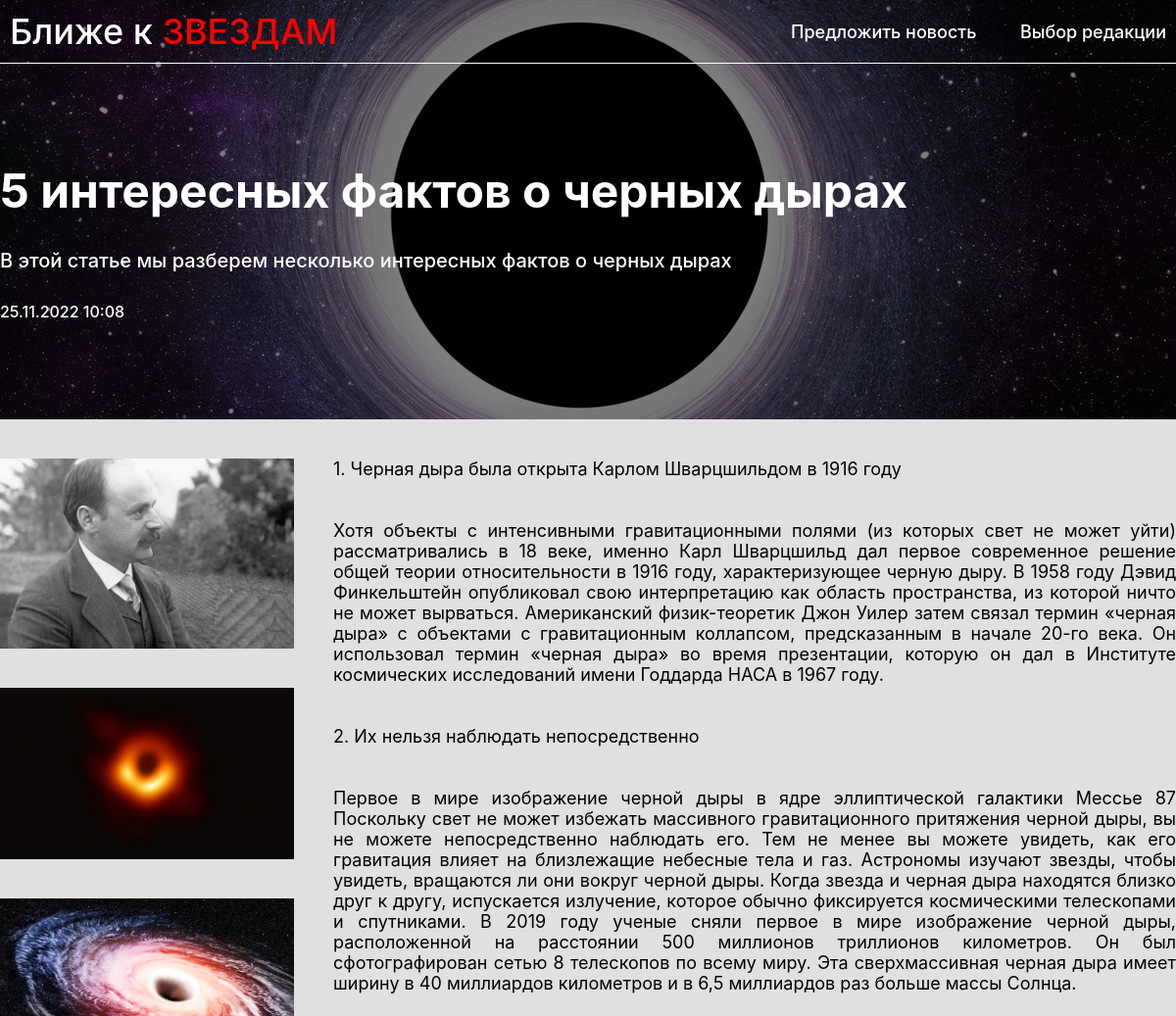
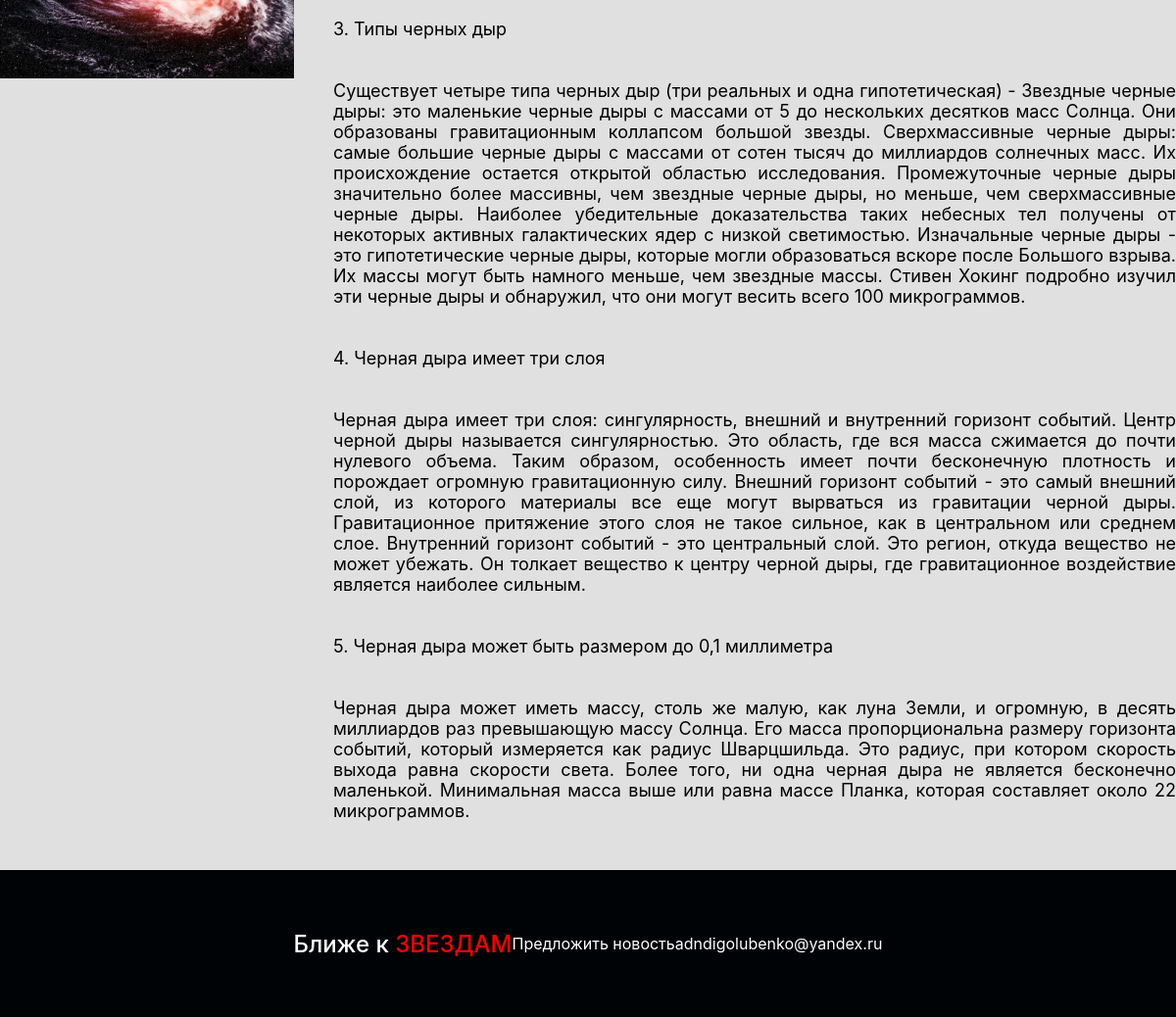
/article/14, run on the app's committed database (2 pictures, top to bottom).
### news/models.py (models this page shows, shortened)
class News(models.Model):
    title = models.CharField(max_length=250, verbose_name='Название новости')
    intro_text = models.CharField(max_length=200, blank=True, verbose_name='Предисловие')
    content = models.TextField(verbose_name='Контент')
    intro_picture = models.ImageField(upload_to='intro_pictures/%Y/%m/%d', verbose_name='Обложка')
    pictures = models.ManyToManyField('Pictures', blank=True, verbose_name='Изображенния')
    created_at = models.DateTimeField(auto_now_add=True, verbose_name='Дата создания')
    updated_at = models.DateTimeField(auto_now=True, verbose_name='Дата изменения')
    is_published = models.BooleanField(verbose_name='Опубликовано', default=False)
    is_favorite = models.BooleanField(verbose_name='Избранное', default=False)
    class Meta:
        verbose_name = 'Новость'
        verbose_name_plural = 'Новости'
        ordering = ['-created_at']

class Pictures(models.Model):
    picture = models.ImageField(upload_to='pictures/%Y/%m/%d', verbose_name='Изображение')
    class Meta:
        verbose_name = 'Изображение'
        verbose_name_plural = 'Изображения'
        ordering = ['-id']

### news/views.py (the view)
# urls.py: path('article/<int:news_id>', article, name='article'),
def article(request, news_id):
    news = News.objects.get(pk=news_id)
    pictures = news.pictures.all()
    context = {'news': news, 'pictures': pictures, }
    return render(request, 'news/article.html', context=context)

### news/templates/news/article.html (shortened to what this page needs)
<!DOCTYPE html>
{% load static %}
<html lang="ru">
<head>
    <link rel="stylesheet" href="{% static 'news/css/style.css' %}">
    <link rel="stylesheet" type="text/css" href="{% static 'news/slick-1.8.1/slick/slick.css' %}"/>
    <link rel="stylesheet" type="text/css" href="{% static 'news/slick-1.8.1/slick/slick-theme.css' %}"/>
</head>
<body>
<section id="intro"
         style="background: linear-gradient(rgba(0, 0, 0, 0.5), rgba(0, 0, 0, 0.5)), url({% if news.intro_picture %}{{ news.intro_picture.url }}{% else %}https://www.acetec.se/image/1043/12293d01d188062eb1fc7a88c46ee268.jpg{% endif %}), no-repeat; background-size: cover; background-position: center; padding-bottom: 100px;">
    <div class="container">
        <header>
            <div id="in_header">
                <div class="left-header">
                    <a href="{% url 'home' %}" class="logo">Ближе к <span class="red_logo">ЗВЕЗДАМ</span></a>
                </div>
                <div class="right-header">
                    <a href="{% url 'add_news' %}" class="offer_news">Предложить новость</a>
                    <a href="{% url 'favorite' %}" class="all_news">Выбор редакции</a>
                </div>
            </div>
        </header>
        <div id="intro-news-article">
            <div id="name-intro-news">
                {{ news.title }}
            </div>
            <div id="about-intro-news">{{ news.intro_text }}</div>
            <div id="intro-info">{{ news.created_at|date:'d.m.Y H:i' }}</div>
        </div>
    </div>
</section>
<section id="article">
    <div class="container art-cont">
        <div id="article-photos">
            {% for item in pictures %}
            <img src="{{ item.picture.url }}" alt="" srcset="">
            {% endfor %}
        </div>
        <div id="article-content">{{ news.content|linebreaksbr }}</div>
    </div>
</section>
<footer>
    <div class="container_my">
        <div id="in-footer">
            <a href="{% url 'home' %}" class="logo">Ближе к <span class="red_logo">ЗВЕЗДАМ</span></a>
            <a href="{% url 'add_news' %}">Предложить новость</a>
            <a href="mailto:adndigolubenko@yandex.ru">adndigolubenko@yandex.ru</a>
        </div>
    </div>
</footer>
</body>
</html>

### news/static/news/css/style.css (style rules this page uses)
* { margin: 0; padding: 0; font-family: 'Inter', sans-serif; }
body { background-color: #e0e0e0; min-height: 100vh; display: flex; flex-direction: column; justify-content: space-between; }
#intro { width: 100%; display: flex; flex-direction: row; flex-wrap: wrap; justify-content: center; }
.container { width: 1200px; display: flex; flex-direction: column; }
.logo { font-size: 36px; font-weight: 500; color: white; text-decoration: none; }
.red_logo { color: red; }
header { max-width: 100%; border-bottom: 1px solid white; padding: 10px; }
#in_header { display: flex; flex-wrap: wrap; flex-direction: row; justify-content: space-between; align-items: center; }
.right-header a { color: white; text-decoration: none; font-size: 18px; font-weight: 500; }
.all_news { margin-left: 40px; }
footer { width: 100%; height: 150px; background: #000305; display: flex; justify-content: center; margin-top: 50px; }
#in-footer { height: 100%; width: 100%; display: flex; flex-flow: row wrap; justify-content: space-between; align-items: center; }
#in-footer a { color: white; text-decoration: none; }
footer div .logo { font-size: 24px; }
#intro-news-article { width: 100%; color: white; margin-top: 100px; }
#name-intro-news { font-size: 48px; font-weight: bold; }
#about-intro-news { font-size: 20px; font-weight: 500; margin-top: 30px; }
#intro-info { font-size: 16px; font-weight: 500; margin-top: 30px; }
#article { display: flex; justify-content: center; margin-top: 40px; }
#article-photos { display: flex; flex-flow: column wrap; }
#article-photos img { width: 300px; margin-bottom: 40px; }
#article-photos img:last-of-type { width: 300px; margin-bottom: 0px; }
.art-cont { display: flex; flex-direction: row; }
#article-content { padding-left: 40px; font-size: 18px; text-align: justify; }

### data on the page
News: intro_picture (picture), title "5 интересных фактов о черных дырах", intro_text "В этой статье мы разберем несколько интересных фактов о черных дырах", created_at "25.11.2022 10:08", content "1. Черная дыра была открыта Карлом Шварцшильдом в 1916 году Хотя объекты с интенсивными гравитационными полями (из которых свет не может уйти) рассматривались в 18 веке, именно Карл Шварцшильд дал первое современное решение общей теории относительности в 1916 году, характеризующее черную дыру. В 1958 году Дэвид Финкельштейн опубликовал свою интерпретацию как область пространства, из которой ничто не может вырваться. Американский физик-теоретик Джон Уилер затем связал термин «черная дыра» с объектами с гравитационным коллапсом, предсказанным в начале 20-го века. Он использовал термин «черная дыра» во время презентации, которую он дал в Институте космических исследований имени Годдарда НАСА в…"
Pictures: picture (picture)
Pictures: picture (picture)
Pictures: picture (picture)
